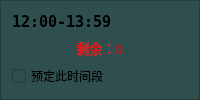
     <widget class="QFrame" name="frame_timer3">
      <property name="styleSheet">
       <string notr="true">background:rgb(47, 79, 79)</string>
      </property>
      <property name="frameShape">
       <enum>QFrame::StyledPanel</enum>
      </property>
      <property name="frameShadow">
       <enum>QFrame::Raised</enum>
      </property>
      <layout class="QGridLayout" name="gridLayout_4">
       <item row="0" column="0">
        <widget class="QLabel" name="label1_timer3">
         <property name="font">
          <font>
           <family>Terminal</family>
           <pointsize>11</pointsize>
           <weight>75</weight>
           <bold>true</bold>
          </font>
         </property>
         <property name="text">
          <string>12:00-13:59</string>
         </property>
        </widget>
       </item>
       <item row="1" column="0">
        <widget class="QLabel" name="label2_timer3">
         <property name="palette">
          <palette>
           <active>
            <colorrole role="WindowText">
             <brush brushstyle="SolidPattern">
              <color alpha="255">
               <red>255</red>
               <green>0</green>
               <blue>0</blue>
              </color>
             </brush>
            </colorrole>
            <colorrole role="Button">
             <brush brushstyle="SolidPattern">
              <color alpha="255">
               <red>47</red>
               <green>79</green>
               <blue>79</blue>
              </color>
             </brush>
            </colorrole>
            <colorrole role="Text">
             <brush brushstyle="SolidPattern">
              <color alpha="255">
               <red>255</red>
               <green>0</green>
               <blue>0</blue>
              </color>
             </brush>
            </colorrole>
            <colorrole role="ButtonText">
             <brush brushstyle="SolidPattern">
              <color alpha="255">
               <red>255</red>
               <green>0</green>
               <blue>0</blue>
              </color>
             </brush>
            </colorrole>
            <colorrole role="Base">
             <brush brushstyle="SolidPattern">
              <color alpha="255">
               <red>47</red>
               <green>79</green>
               <blue>79</blue>
              </color>
             </brush>
            </colorrole>
            <colorrole role="Window">
             <brush brushstyle="SolidPattern">
              <color alpha="255">
               <red>47</red>
               <green>79</green>
               <blue>79</blue>
              </color>
             </brush>
            </colorrole>
            <colorrole role="PlaceholderText">
             <brush brushstyle="NoBrush">
              <color alpha="128">
               <red>255</red>
               <green>0</green>
               <blue>0</blue>
              </color>
             </brush>
            </colorrole>
           </active>
           <inactive>
            <colorrole role="WindowText">
             <brush brushstyle="SolidPattern">
              <color alpha="255">
               <red>255</red>
               <green>0</green>
               <blue>0</blue>
              </color>
             </brush>
            </colorrole>
            <colorrole role="Button">
             <brush brushstyle="SolidPattern">
              <color alpha="255">
               <red>47</red>
               <green>79</green>
               <blue>79</blue>
              </color>
             </brush>
            </colorrole>
            <colorrole role="Text">
             <brush brushstyle="SolidPattern">
              <color alpha="255">
               <red>255</red>
               <green>0</green>
               <blue>0</blue>
              </color>
             </brush>
            </colorrole>
            <colorrole role="ButtonText">
             <brush brushstyle="SolidPattern">
              <color alpha="255">
               <red>255</red>
               <green>0</green>
               <blue>0</blue>
              </color>
             </brush>
            </colorrole>
            <colorrole role="Base">
             <brush brushstyle="SolidPattern">
              <color alpha="255">
               <red>47</red>
               <green>79</green>
               <blue>79</blue>
              </color>
             </brush>
            </colorrole>
            <colorrole role="Window">
             <brush brushstyle="SolidPattern">
              <color alpha="255">
               <red>47</red>
               <green>79</green>
               <blue>79</blue>
              </color>
             </brush>
            </colorrole>
            <colorrole role="PlaceholderText">
             <brush brushstyle="NoBrush">
              <color alpha="128">
               <red>255</red>
               <green>0</green>
               <blue>0</blue>
              </color>
             </brush>
            </colorrole>
           </inactive>
           <disabled>
            <colorrole role="WindowText">
             <brush brushstyle="SolidPattern">
              <color alpha="255">
               <red>255</red>
               <green>0</green>
               <blue>0</blue>
              </color>
             </brush>
            </colorrole>
            <colorrole role="Button">
             <brush brushstyle="SolidPattern">
              <color alpha="255">
               <red>47</red>
               <green>79</green>
               <blue>79</blue>
              </color>
             </brush>
            </colorrole>
            <colorrole role="Text">
             <brush brushstyle="SolidPattern">
              <color alpha="255">
               <red>255</red>
               <green>0</green>
               <blue>0</blue>
              </color>
             </brush>
            </colorrole>
            <colorrole role="ButtonText">
             <brush brushstyle="SolidPattern">
              <color alpha="255">
               <red>255</red>
               <green>0</green>
               <blue>0</blue>
              </color>
             </brush>
            </colorrole>
            <colorrole role="Base">
             <brush brushstyle="SolidPattern">
              <color alpha="255">
               <red>47</red>
               <green>79</green>
               <blue>79</blue>
              </color>
             </brush>
            </colorrole>
            <colorrole role="Window">
             <brush brushstyle="SolidPattern">
              <color alpha="255">
               <red>47</red>
               <green>79</green>
               <blue>79</blue>
              </color>
             </brush>
            </colorrole>
            <colorrole role="PlaceholderText">
             <brush brushstyle="NoBrush">
              <color alpha="128">
               <red>255</red>
               <green>0</green>
               <blue>0</blue>
              </color>
             </brush>
            </colorrole>
           </disabled>
          </palette>
         </property>
         <property name="font">
          <font>
           <family>华文琥珀</family>
           <pointsize>10</pointsize>
           <underline>false</underline>
           <strikeout>false</strikeout>
          </font>
         </property>
         <property name="styleSheet">
          <string notr="true">color: rgb(255, 0, 0)</string>
         </property>
         <property name="text">
          <string>剩余：0</string>
         </property>
         <property name="alignment">
          <set>Qt::AlignCenter</set>
         </property>
        </widget>
       </item>
       <item row="2" column="0">
        <widget class="QCheckBox" name="checkBox_timer3">
         <property name="font">
          <font>
           <family>华光综艺_CNKI</family>
          </font>
         </property>
         <property name="text">
          <string>预定此时间段</string>
         </property>
        </widget>
       </item>
      </layout>
     </widget>
